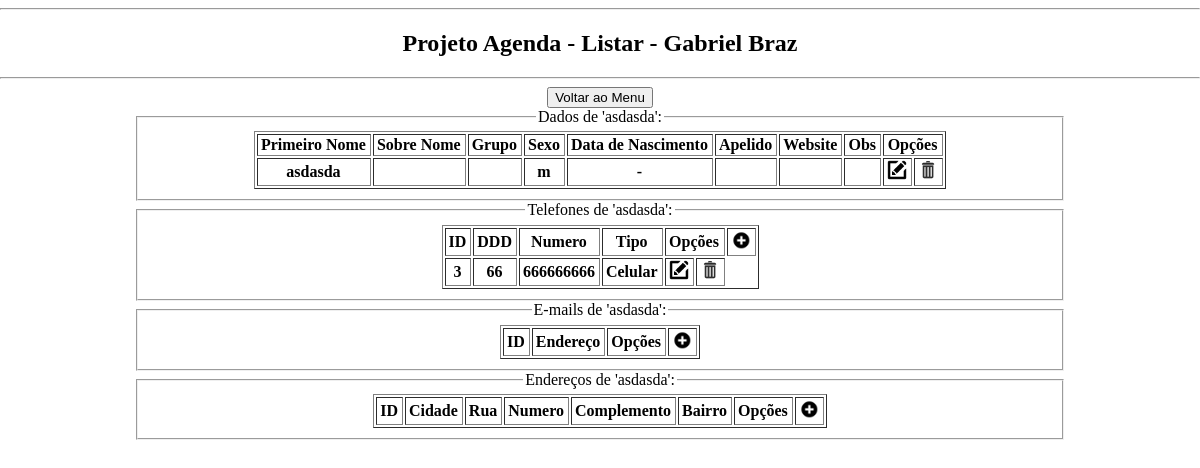
The app's page /listarExpandir.php?idExpansao=9&nomeExpansao=asdasda with its own data.
### tables this page shows
CREATE TABLE `entidade` (
  `idEntidade` int(11) NOT NULL,
  `IdListaGrupo_Entidade` int(11) DEFAULT NULL,
  `primeiroNome` varchar(50) NOT NULL,
  `sobreNome` varchar(50) DEFAULT NULL,
  `ultimoNome` varchar(50) DEFAULT NULL,
  `sexo` char(1) DEFAULT NULL,
  `dataNascimento` date DEFAULT NULL,
  `apelido` varchar(50) DEFAULT NULL,
  `website` varchar(200) DEFAULT NULL,
  `Obs` varchar(200) DEFAULT NULL
);

CREATE TABLE `telefone` (
  `idTelefone` int(11) NOT NULL,
  `idEntidade_Telefone` int(11) NOT NULL,
  `idListaTipoTelefone_Telefone` int(11) DEFAULT NULL,
  `numero` varchar(10) NOT NULL,
  `ddd` varchar(3) NOT NULL
);

CREATE TABLE `listatipotelefone` (
  `idListaTipoTelefone` int(11) NOT NULL,
  `nome` varchar(30) NOT NULL
);

### callListarEntidade.php (the view, shortened to what this page needs)
<?php
	include "conexao.php";
	$sql = "SELECT listagrupo.nome as nomeGrupo, primeiroNome, sobreNome, ultimoNome, sexo, dataNascimento, apelido, website, Obs FROM entidade
		LEFT JOIN listagrupo ON listagrupo.idListaGrupo = entidade.IdListaGrupo_Entidade
		WHERE idEntidade = ?";
	$contatos = $conex -> prepare($sql);
	$contatos -> execute(array($id_entidade));
	foreach($contatos as $bolacha)
	{
			$primeiroNome = $bolacha['primeiroNome'];
			$sobreNome = $bolacha['sobreNome'];
			$ultimoNome = $bolacha['ultimoNome'];
			$sexo = $bolacha['sexo'];
			$dataNascimento = $bolacha['dataNascimento'];
			$apelido = $bolacha['apelido'];
			$website = $bolacha['website'];
			$Obs = $bolacha['Obs'];
			$grupo = $bolacha['nomeGrupo'];
			if($dataNascimento == "0000-00-00")
			{
				$dataNascimento = "-";
			} else
			{
				$data_nascimento =  date("d/m/Y",strtotime($bolacha['dataNascimento']));
			}
			echo "<tr>";
			echo "<th>".$primeiroNome."</th>";
			echo "<th>".$sobreNome." ".$ultimoNome."</th>";
			echo "<th>".$grupo."</th>";
			echo "<th align='center'>".$sexo."</th>";
			echo "<th align='center'>".$dataNascimento."</th>";
			echo "<th>".$apelido."</th>";
			echo "<th>".$website."</th>";
			echo "<th>".$Obs."</th>";
			echo "<th>
					<a href='editarEntidade.php?idEntidade=$id_entidade&nomeEntidade=$nome_entidade'>
						<img src='imagens/Editar01.png' width='20px'>
					</a>
				  </th>";
			echo "<th>
					<a href='excluir.php?idEntidade=$id_entidade&nomeEntidade=$nome_entidade'>
						<img src='imagens/Lixo01.png' width='20px'>
					</a>
				  </th>";
			echo "</tr>";
	}
?>

### callListarTelefone.php (shortened to what this page needs)
<?php
	include "conexao.php";
	$sql = "SELECT idTelefone, ddd, numero, listatipotelefone.nome as operadora
				FROM telefone
				LEFT JOIN listatipotelefone ON listatipotelefone.idListaTipoTelefone = telefone.idListaTipoTelefone_Telefone
			WHERE idEntidade_Telefone = ?";
	$contatos = $conex -> prepare($sql);
	$contatos -> execute(array($id_entidade));
	foreach($contatos as $bolacha)
	{
			$id_telefone = $bolacha['idTelefone'];
			$ddd_telefone = $bolacha['ddd'];
			$numero_telefone = $bolacha['numero'];
			$operadora_telefone = $bolacha['operadora'];
			echo "<tr>";
			echo "<th>".$id_telefone."</th>";
			echo "<th>".$ddd_telefone."</th>";
			echo "<th>".$numero_telefone."</th>";
			echo "<th align='center'>".$operadora_telefone."</th>";
			echo "<th>
					<a href='editarTelefone.php?idEntidade=$id_entidade&nomeEntidade=$nome_entidade&idTelefone=$id_telefone'>
						<img src='imagens/Editar01.png' width='20px'>
					</a>
				  </th>";
			echo "<th>
					<a href='apagarTelefone.php?idEntidade=$id_entidade&nomeEntidade=$nome_entidade&idTelefone=$id_telefone'>
						<img src='imagens/Lixo01.png' width='20px'>
					</a>
				  </th>";
			echo "</tr>";
	}
	?>

### stylesheet.css (style rules this page uses)
html, body { width: 100%; height: 100%; margin: 0 auto; text-align: center; }
th { padding-left: 3px; padding-right: 4px; white-space: nowrap; }

### records on screen
entidade: primeiroNome "asdasda", sexo "m", dataNascimento "-"
telefone: idTelefone "3", ddd "66", numero "666666666", idListaTipoTelefone_Telefone.nome "Celular"

### other values on screen
$nome_entidade "asdasda"
